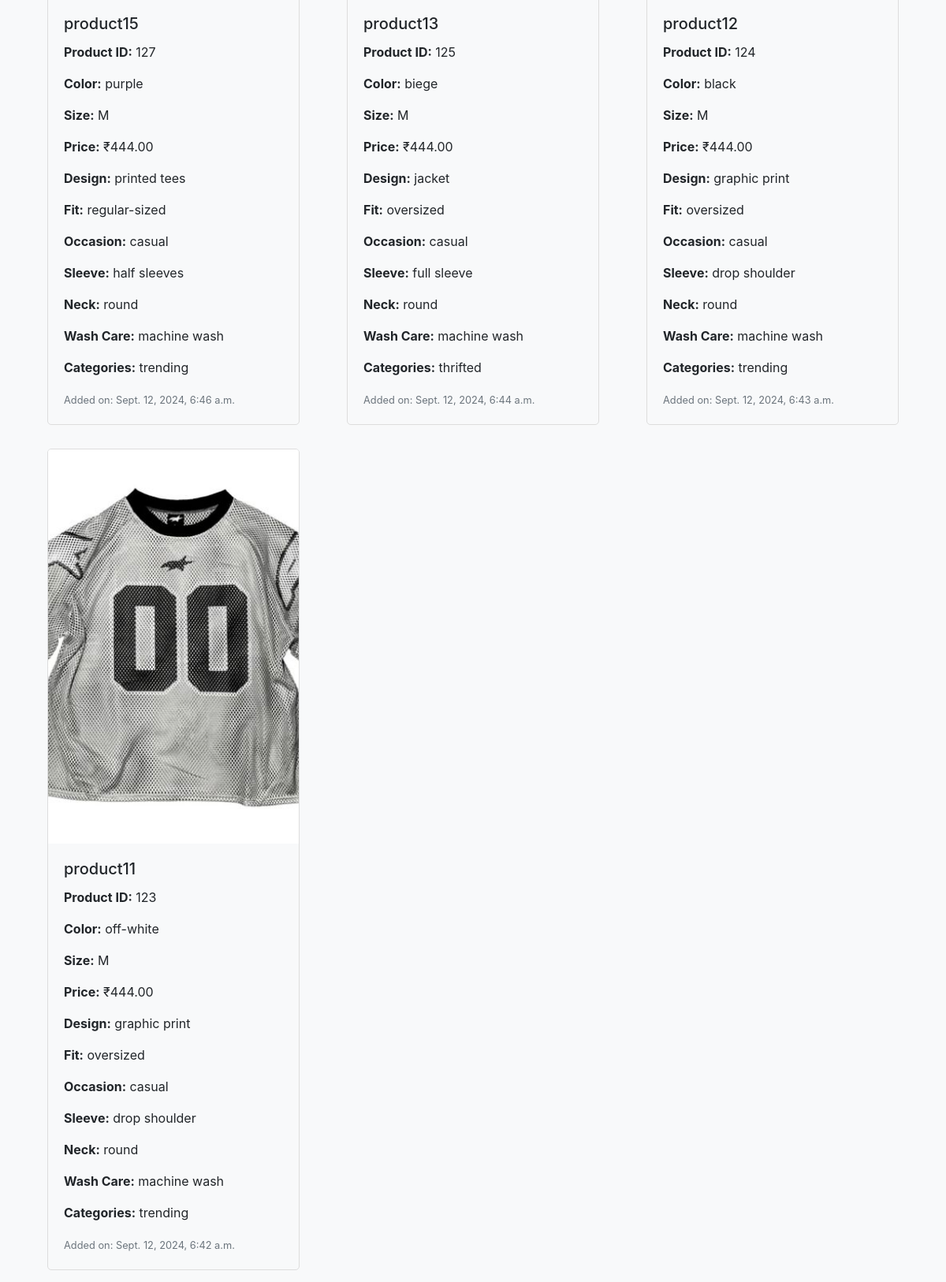
The app's page /admin_shop_view/ (lower part), older data.
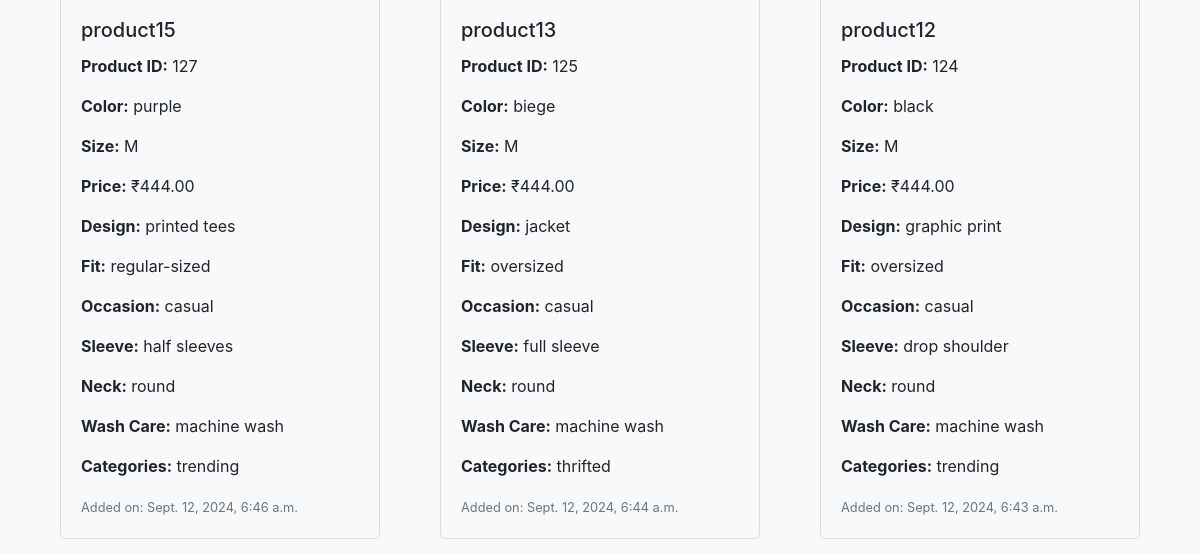
The same page, newer data.
### productapp/models.py (models this page shows, shortened)
class Shop(models.Model):
    photo1 = models.ImageField(upload_to="shop/")
    photo2 = models.ImageField(upload_to="shop/")
    photo3 = models.ImageField(upload_to="shop/")
    name = models.CharField(max_length=255)
    product_id = models.CharField(max_length=255, unique=True)
    color = models.CharField(max_length=225)
    size = models.CharField(max_length=225)
    price = models.CharField(max_length=250)
    design = models.CharField(max_length=400, blank=False)
    fit = models.CharField(max_length=400, blank=False)
    occasion = models.CharField(max_length=400, blank=False)
    sleeve = models.CharField(max_length=400, blank=False)
    neck = models.CharField(max_length=400, blank=False)
    wash_care = models.CharField(max_length=400, blank=False)
    price = models.DecimalField(max_digits=10, decimal_places=2)
    cat = models.CharField(max_length=255, blank=False)
    gen = models.CharField(max_length=255, blank=False)
    created_at = models.DateTimeField(auto_now_add=True)
    def get_categories(self):
        return self.cat.split(",")  # Split the string into a list

### productapp/views.py (the view)
# urls.py: path('admin_shop_view/', views.admin_shop_view, name='admin_shop_view'),
def admin_shop_view(request):
    shops = Shop.objects.all().order_by('-created_at')
    return render(request, 'adminallshops.html', {'shops': shops})

### templates/adminallshops.html (shortened to what this page needs)
<!DOCTYPE html>
<html lang="en">
<head>
    <link href="https://stackpath.bootstrapcdn.com/bootstrap/4.5.2/css/bootstrap.min.css" rel="stylesheet">
</head>
<body>
  <div class="container mt-5">
    <div class="row">
        {% for shop in shops %}
        <div class="col-md-4">
            <div class="product-card">
                <img src="{{ shop.photo1.url }}" alt="{{ shop.name }}" class="product-img">
                <div class="card-body">
                    <h5 class="card-title">{{ shop.name }}</h5>
                    <p class="card-text"><strong>Product ID:</strong> {{ shop.product_id }}</p>
                    <p class="card-text"><strong>Color:</strong> {{ shop.color }}</p>
                    <p class="card-text"><strong>Size:</strong> {{ shop.size }}</p>
                    <p class="card-text"><strong>Price:</strong> ₹{{ shop.price }}</p>
                    <p class="card-text"><strong>Design:</strong> {{ shop.design }}</p>
                    <p class="card-text"><strong>Fit:</strong> {{ shop.fit }}</p>
                    <p class="card-text"><strong>Occasion:</strong> {{ shop.occasion }}</p>
                    <p class="card-text"><strong>Sleeve:</strong> {{ shop.sleeve }}</p>
                    <p class="card-text"><strong>Neck:</strong> {{ shop.neck }}</p>
                    <p class="card-text"><strong>Wash Care:</strong> {{ shop.wash_care }}</p>
                    <p class="card-text"><strong>Categories:</strong> {{ shop.get_categories|join:", " }}</p>
                    <p class="card-text"><small class="text-muted">Added on: {{ shop.created_at }}</small></p>
                </div>
            </div>
        </div>
        {% empty %}
        <p class="text-center" style="width: 100%;">No products available.</p>
        {% endfor %}
    </div>
</div>
</body>
</html>

Row changes from the older to the newer data that the page shows:
removed Shop: photo1 (picture), name "product11", product_id "123", color "off-white", size "M", price "444.00", design "graphic print", fit "oversized", occasion "casual", sleeve "drop shoulder", neck "round", wash_care "machine wash", get_categories "trending", created_at "Sept. 12, 2024, 6:42 a.m."
